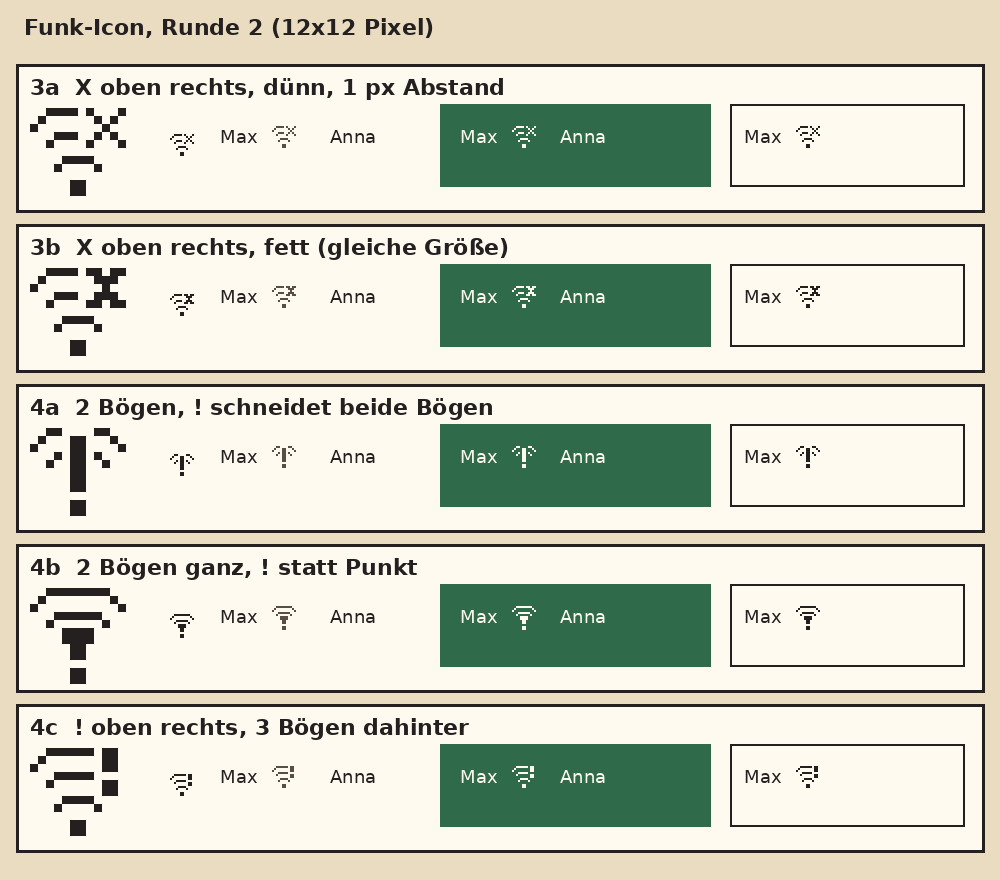

Write Python code to recreate this figure.
from PIL import Image, ImageDraw, ImageFont
import sys, json
N=12
def full(left): return [l+l[::-1] for l in left]
LEFT3=['..####','.#....','#.....','...###','..#...','......','....##','...#..','......','.....#','.....#','......']
LEFT2=['..####','.#....','#.....','...###','..#...','......','......','......','......','......','......','......']
def grid(rows): return [list(r) for r in rows]
def out(g): return [''.join(r) for r in g]
def pts(shape,ox,oy): return [(ox+x,oy+y) for y,r in enumerate(shape) for x,c in enumerate(r) if c=='#']
def put(g,P):
    for x,y in P:
        if 0<=x<N and 0<=y<N: g[y][x]='#'
def clear_box(g,x0,x1,y0,y1):
    for y in range(max(0,y0),min(N,y1+1)):
        for x in range(max(0,x0),min(N,x1+1)): g[y][x]='.'
def stamp(base,shape,ox,oy,margin=1):
    """Form setzen; um ihr Umfeld (Rechteck + margin) werden Wellen entfernt: immer mindestens 1 px freie Fläche."""
    g=grid(base); w=max(len(r) for r in shape); hgt=len(shape)
    clear_box(g,ox-margin,ox+w-1+margin,oy-margin,oy+hgt-1+margin)
    P=pts(shape,ox,oy); put(g,P)
    # Einzelne Pixel ohne Nachbarn (Reste eines weggeschnittenen Bogens) entfernen
    for y in range(N):
        for x in range(N):
            if g[y][x]=='#' and (x,y) not in set(P):
                if not any(0<=x+dx<N and 0<=y+dy<N and g[y+dy][x+dx]=='#' for dx in (-1,0,1) for dy in (-1,0,1) if (dx,dy)!=(0,0)): g[y][x]='.'
    # Prüfung: kein Wellen-Pixel näher als 2 (Chebyshev) an der Form
    S=set(P)
    for y in range(N):
        for x in range(N):
            if g[y][x]=='#' and (x,y) not in S:
                d=min(max(abs(x-px),abs(y-py)) for px,py in S)
                assert d>=2, ('zu nah',x,y)
    return out(g)

X5=['#...#','.#.#.','..#..','.#.#.','#...#']
X5B=['##.##','.###.','..#..','.###.','##.##']
EX_BAR=['##','##','##','##','##','##']          # 2 px breit, 6 hoch
EX_TAP=['####','####','.##.','.##.','.##.']      # oben breiter, läuft zu
DOT=['##','##']
V={}
B3=full(LEFT3)
V['3a  X oben rechts, dünn, 1 px Abstand']=stamp(B3,X5,7,0)
V['3b  X oben rechts, fett (gleiche Größe)']=stamp(B3,X5B,7,0)
# 4 Abwandlungen: nur 2 Bögen im Hintergrund
B2=full(LEFT2)
g=stamp(B2,['##']*7,5,1); g=stamp(g,DOT,5,9)
V['4a  2 Bögen, ! schneidet beide Bögen']=g
g=stamp(B2,['####','####','.##.','.##.'],4,5); g=stamp(g,DOT,5,10)
V['4b  2 Bögen ganz, ! statt Punkt']=g
# ! oben rechts wie das X in 3 (gleiche Höhe 5, 1 px Abstand), dahinter 3 bzw. 2 Bögen
EX_C=['##','##','##','..','##','##']
g=stamp(B3,['##','##','##','..','##','##'],9,0)
V['4c  ! oben rechts, 3 Bögen dahinter']=g
json.dump(V,open(sys.argv[1]+'.json','w'),ensure_ascii=False)

INK=(0x23,0x20,0x1f); PANEL=(0xff,0xfa,0xf0); SAND=(0xe9,0xdc,0xc0); MUTED=(0x5a,0x4d,0x44); GREEN=(0x2f,0x6b,0x4a)
f=ImageFont.truetype('/usr/share/fonts/truetype/dejavu/DejaVuSans-Bold.ttf',22); fs=ImageFont.truetype('/usr/share/fonts/truetype/dejavu/DejaVuSans.ttf',18)
W=1000; rowh=160
img=Image.new('RGB',(W,64+rowh*len(V)+16),SAND); d=ImageDraw.Draw(img)
d.text((24,14),'Funk-Icon, Runde 2 (12x12 Pixel)',font=f,fill=INK)
def draw(rows,x,y,s,col):
    for j,r in enumerate(rows):
        for i,ch in enumerate(r):
            if ch=='#': d.rectangle([x+i*s,y+j*s,x+i*s+s-1,y+j*s+s-1],fill=col)
for n,(name,rows) in enumerate(V.items()):
    y=64+n*rowh
    d.rectangle([16,y,W-16,y+rowh-12],fill=PANEL,outline=INK,width=3)
    d.text((30,y+10),name,font=f,fill=INK)
    draw(rows,30,y+44,8,INK)
    draw(rows,170,y+70,2,INK)
    d.text((220,y+62),'Max',font=fs,fill=INK); draw(rows,272,y+62,2,MUTED)
    d.text((330,y+62),'Anna',font=fs,fill=INK)
    d.rectangle([440,y+40,710,y+rowh-38],fill=GREEN)
    d.text((460,y+62),'Max',font=fs,fill=PANEL); draw(rows,512,y+62,2,PANEL)
    d.text((560,y+62),'Anna',font=fs,fill=PANEL)
    d.rectangle([730,y+40,W-36,y+rowh-38],fill=PANEL,outline=INK,width=2)
    d.text((744,y+62),'Max',font=fs,fill=INK); draw(rows,796,y+62,2,INK)
img.save(sys.argv[1])
for k,v in V.items(): print(k); print('\n'.join(v)); print()
